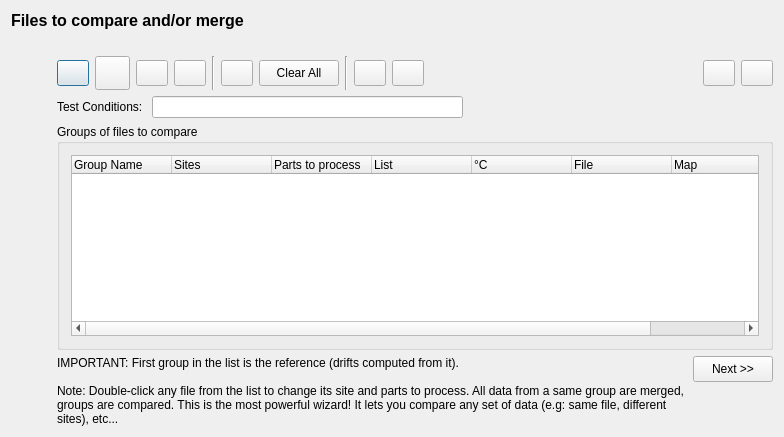
<?xml version="1.0" encoding="UTF-8"?>
<ui version="4.0">
 <class>mixfiles_fileslist_basedialog</class>
 <widget class="QDialog" name="mixfiles_fileslist_basedialog">
  <property name="geometry">
   <rect>
    <x>0</x>
    <y>0</y>
    <width>784</width>
    <height>437</height>
   </rect>
  </property>
  <property name="minimumSize">
   <size>
    <width>0</width>
    <height>0</height>
   </size>
  </property>
  <property name="windowTitle">
   <string>Form1</string>
  </property>
  <property name="windowIcon">
   <iconset resource="gex.qrc">
    <normaloff>:/gex/icons/gex_application_48x48.png</normaloff>:/gex/icons/gex_application_48x48.png</iconset>
  </property>
  <property name="autoFillBackground">
   <bool>true</bool>
  </property>
  <layout class="QGridLayout" name="gridLayout_3">
   <item row="0" column="0" colspan="2">
    <widget class="QLabel" name="TextLabel1">
     <property name="font">
      <font>
       <family>Ms Sans Serif</family>
       <pointsize>12</pointsize>
       <weight>75</weight>
       <bold>true</bold>
      </font>
     </property>
     <property name="text">
      <string>Files to compare and/or merge</string>
     </property>
     <property name="wordWrap">
      <bool>false</bool>
     </property>
    </widget>
   </item>
   <item row="1" column="0">
    <spacer name="spacer25">
     <property name="orientation">
      <enum>Qt::Vertical</enum>
     </property>
     <property name="sizeType">
      <enum>QSizePolicy::Fixed</enum>
     </property>
     <property name="sizeHint" stdset="0">
      <size>
       <width>20</width>
       <height>20</height>
      </size>
     </property>
    </spacer>
   </item>
   <item row="2" column="0">
    <spacer name="spacer26">
     <property name="orientation">
      <enum>Qt::Horizontal</enum>
     </property>
     <property name="sizeType">
      <enum>QSizePolicy::Fixed</enum>
     </property>
     <property name="sizeHint" stdset="0">
      <size>
       <width>40</width>
       <height>20</height>
      </size>
     </property>
    </spacer>
   </item>
   <item row="2" column="1">
    <layout class="QGridLayout" name="gridLayout_2">
     <item row="0" column="0">
      <layout class="QHBoxLayout" name="hBoxLayoutButton">
       <item>
        <widget class="QPushButton" name="buttonAddFile_2">
         <property name="sizePolicy">
          <sizepolicy hsizetype="Fixed" vsizetype="Fixed">
           <horstretch>0</horstretch>
           <verstretch>0</verstretch>
          </sizepolicy>
         </property>
         <property name="minimumSize">
          <size>
           <width>32</width>
           <height>26</height>
          </size>
         </property>
         <property name="maximumSize">
          <size>
           <width>32</width>
           <height>26</height>
          </size>
         </property>
         <property name="toolTip">
          <string>Create a new Group of files</string>
         </property>
         <property name="text">
          <string/>
         </property>
         <property name="icon">
          <iconset resource="gex.qrc">
           <normaloff>:/gex/icons/group.png</normaloff>:/gex/icons/group.png</iconset>
         </property>
         <property name="iconSize">
          <size>
           <width>32</width>
           <height>32</height>
          </size>
         </property>
        </widget>
       </item>
       <item>
        <widget class="QPushButton" name="buttonTimePeriod">
         <property name="sizePolicy">
          <sizepolicy hsizetype="Fixed" vsizetype="Fixed">
           <horstretch>0</horstretch>
           <verstretch>0</verstretch>
          </sizepolicy>
         </property>
         <property name="minimumSize">
          <size>
           <width>35</width>
           <height>34</height>
          </size>
         </property>
         <property name="maximumSize">
          <size>
           <width>35</width>
           <height>34</height>
          </size>
         </property>
         <property name="toolTip">
          <string>Smart Import (query over a time period and filter criteria: lot name, tester name, etc...)</string>
         </property>
         <property name="text">
          <string/>
         </property>
         <property name="icon">
          <iconset resource="gex.qrc">
           <normaloff>:/gex/icons/file_opendate.png</normaloff>:/gex/icons/file_opendate.png</iconset>
         </property>
         <property name="iconSize">
          <size>
           <width>32</width>
           <height>32</height>
          </size>
         </property>
        </widget>
       </item>
       <item>
        <widget class="QPushButton" name="buttonAddFile">
         <property name="sizePolicy">
          <sizepolicy hsizetype="Fixed" vsizetype="Fixed">
           <horstretch>0</horstretch>
           <verstretch>0</verstretch>
          </sizepolicy>
         </property>
         <property name="minimumSize">
          <size>
           <width>32</width>
           <height>26</height>
          </size>
         </property>
         <property name="maximumSize">
          <size>
           <width>32</width>
           <height>26</height>
          </size>
         </property>
         <property name="toolTip">
          <string>Add files to a group</string>
         </property>
         <property name="text">
          <string/>
         </property>
         <property name="icon">
          <iconset resource="gex.qrc">
           <normaloff>:/gex/icons/file_open.png</normaloff>:/gex/icons/file_open.png</iconset>
         </property>
         <property name="iconSize">
          <size>
           <width>32</width>
           <height>32</height>
          </size>
         </property>
        </widget>
       </item>
       <item>
        <widget class="QPushButton" name="buttonProperties">
         <property name="sizePolicy">
          <sizepolicy hsizetype="Fixed" vsizetype="Fixed">
           <horstretch>0</horstretch>
           <verstretch>0</verstretch>
          </sizepolicy>
         </property>
         <property name="minimumSize">
          <size>
           <width>32</width>
           <height>26</height>
          </size>
         </property>
         <property name="maximumSize">
          <size>
           <width>32</width>
           <height>26</height>
          </size>
         </property>
         <property name="focusPolicy">
          <enum>Qt::NoFocus</enum>
         </property>
         <property name="toolTip">
          <string>Properties: Edit Group / Files properties</string>
         </property>
         <property name="text">
          <string/>
         </property>
         <property name="icon">
          <iconset resource="gex.qrc">
           <normaloff>:/gex/icons/properties.png</normaloff>:/gex/icons/properties.png</iconset>
         </property>
         <property name="iconSize">
          <size>
           <width>32</width>
           <height>32</height>
          </size>
         </property>
        </widget>
       </item>
       <item>
        <widget class="Line" name="Line1">
         <property name="frameShape">
          <enum>QFrame::VLine</enum>
         </property>
         <property name="frameShadow">
          <enum>QFrame::Sunken</enum>
         </property>
        </widget>
       </item>
       <item>
        <widget class="QPushButton" name="buttonRemoveFile">
         <property name="sizePolicy">
          <sizepolicy hsizetype="Fixed" vsizetype="Fixed">
           <horstretch>0</horstretch>
           <verstretch>0</verstretch>
          </sizepolicy>
         </property>
         <property name="minimumSize">
          <size>
           <width>32</width>
           <height>26</height>
          </size>
         </property>
         <property name="maximumSize">
          <size>
           <width>32</width>
           <height>26</height>
          </size>
         </property>
         <property name="toolTip">
          <string>Remove selected files from list</string>
         </property>
         <property name="text">
          <string/>
         </property>
         <property name="icon">
          <iconset resource="gex.qrc">
           <normaloff>:/gex/icons/file_remove.png</normaloff>:/gex/icons/file_remove.png</iconset>
         </property>
         <property name="iconSize">
          <size>
           <width>32</width>
           <height>32</height>
          </size>
         </property>
        </widget>
       </item>
       <item>
        <widget class="QPushButton" name="PushButtonClearAll">
         <property name="sizePolicy">
          <sizepolicy hsizetype="Fixed" vsizetype="Fixed">
           <horstretch>0</horstretch>
           <verstretch>0</verstretch>
          </sizepolicy>
         </property>
         <property name="minimumSize">
          <size>
           <width>80</width>
           <height>26</height>
          </size>
         </property>
         <property name="maximumSize">
          <size>
           <width>80</width>
           <height>26</height>
          </size>
         </property>
         <property name="toolTip">
          <string>Remove ALL files from list</string>
         </property>
         <property name="text">
          <string>Clear All</string>
         </property>
        </widget>
       </item>
       <item>
        <widget class="Line" name="Line2">
         <property name="frameShape">
          <enum>QFrame::VLine</enum>
         </property>
         <property name="frameShadow">
          <enum>QFrame::Sunken</enum>
         </property>
        </widget>
       </item>
       <item>
        <widget class="QPushButton" name="buttonUp">
         <property name="sizePolicy">
          <sizepolicy hsizetype="Fixed" vsizetype="Fixed">
           <horstretch>0</horstretch>
           <verstretch>0</verstretch>
          </sizepolicy>
         </property>
         <property name="minimumSize">
          <size>
           <width>32</width>
           <height>26</height>
          </size>
         </property>
         <property name="maximumSize">
          <size>
           <width>32</width>
           <height>26</height>
          </size>
         </property>
         <property name="toolTip">
          <string>Move selection Up (Reorder)</string>
         </property>
         <property name="text">
          <string/>
         </property>
         <property name="icon">
          <iconset resource="gex.qrc">
           <normaloff>:/gex/icons/arrow_up.png</normaloff>:/gex/icons/arrow_up.png</iconset>
         </property>
         <property name="iconSize">
          <size>
           <width>32</width>
           <height>32</height>
          </size>
         </property>
        </widget>
       </item>
       <item>
        <widget class="QPushButton" name="buttonDown">
         <property name="sizePolicy">
          <sizepolicy hsizetype="Fixed" vsizetype="Fixed">
           <horstretch>0</horstretch>
           <verstretch>0</verstretch>
          </sizepolicy>
         </property>
         <property name="minimumSize">
          <size>
           <width>32</width>
           <height>26</height>
          </size>
         </property>
         <property name="maximumSize">
          <size>
           <width>32</width>
           <height>26</height>
          </size>
         </property>
         <property name="toolTip">
          <string>Move selection Down (Reorder)</string>
         </property>
         <property name="text">
          <string/>
         </property>
         <property name="icon">
          <iconset resource="gex.qrc">
           <normaloff>:/gex/icons/arrow_down.png</normaloff>:/gex/icons/arrow_down.png</iconset>
         </property>
         <property name="iconSize">
          <size>
           <width>32</width>
           <height>32</height>
          </size>
         </property>
        </widget>
       </item>
       <item>
        <spacer name="spacer24">
         <property name="orientation">
          <enum>Qt::Horizontal</enum>
         </property>
         <property name="sizeType">
          <enum>QSizePolicy::Expanding</enum>
         </property>
         <property name="sizeHint" stdset="0">
          <size>
           <width>171</width>
           <height>20</height>
          </size>
         </property>
        </spacer>
       </item>
       <item>
        <widget class="QPushButton" name="buttonLoadDatasetList">
         <property name="sizePolicy">
          <sizepolicy hsizetype="Fixed" vsizetype="Fixed">
           <horstretch>0</horstretch>
           <verstretch>0</verstretch>
          </sizepolicy>
         </property>
         <property name="minimumSize">
          <size>
           <width>32</width>
           <height>26</height>
          </size>
         </property>
         <property name="maximumSize">
          <size>
           <width>32</width>
           <height>26</height>
          </size>
         </property>
         <property name="toolTip">
          <string>Load List of files from disk (script file)</string>
         </property>
         <property name="text">
          <string/>
         </property>
         <property name="icon">
          <iconset resource="gex.qrc">
           <normaloff>:/gex/icons/filelist_open.png</normaloff>:/gex/icons/filelist_open.png</iconset>
         </property>
         <property name="iconSize">
          <size>
           <width>32</width>
           <height>32</height>
          </size>
         </property>
        </widget>
       </item>
       <item>
        <widget class="QPushButton" name="buttonSaveDatasetList">
         <property name="sizePolicy">
          <sizepolicy hsizetype="Fixed" vsizetype="Fixed">
           <horstretch>0</horstretch>
           <verstretch>0</verstretch>
          </sizepolicy>
         </property>
         <property name="minimumSize">
          <size>
           <width>32</width>
           <height>26</height>
          </size>
         </property>
         <property name="maximumSize">
          <size>
           <width>32</width>
           <height>26</height>
          </size>
         </property>
         <property name="toolTip">
          <string>Save List of Files to disk (script file)...</string>
         </property>
         <property name="text">
          <string/>
         </property>
         <property name="icon">
          <iconset resource="gex.qrc">
           <normaloff>:/gex/icons/file_save.png</normaloff>:/gex/icons/file_save.png</iconset>
         </property>
         <property name="iconSize">
          <size>
           <width>32</width>
           <height>32</height>
          </size>
         </property>
        </widget>
       </item>
      </layout>
     </item>
     <item row="1" column="0">
      <layout class="QHBoxLayout" name="horizontalLayout">
       <item>
        <widget class="QLabel" name="m_poCompareGroupLabel">
         <property name="text">
          <string>Test Conditions: </string>
         </property>
        </widget>
       </item>
       <item>
        <widget class="QLineEdit" name="m_poCompareGroupCondition"/>
       </item>
       <item>
        <spacer name="horizontalSpacer">
         <property name="orientation">
          <enum>Qt::Horizontal</enum>
         </property>
         <property name="sizeHint" stdset="0">
          <size>
           <width>40</width>
           <height>20</height>
          </size>
         </property>
        </spacer>
       </item>
      </layout>
     </item>
     <item row="2" column="0">
      <widget class="QGroupBox" name="groupBox">
       <property name="title">
        <string>Groups of files to compare</string>
       </property>
       <layout class="QGridLayout" name="gridLayout">
        <item row="0" column="0">
         <widget class="QTreeWidget" name="treeWidget">
          <property name="contextMenuPolicy">
           <enum>Qt::CustomContextMenu</enum>
          </property>
          <property name="selectionMode">
           <enum>QAbstractItemView::ExtendedSelection</enum>
          </property>
          <property name="rootIsDecorated">
           <bool>true</bool>
          </property>
          <property name="allColumnsShowFocus">
           <bool>true</bool>
          </property>
          <property name="expandsOnDoubleClick">
           <bool>false</bool>
          </property>
          <column>
           <property name="text">
            <string>Group Name</string>
           </property>
          </column>
          <column>
           <property name="text">
            <string>Sites</string>
           </property>
          </column>
          <column>
           <property name="text">
            <string>Parts to process</string>
           </property>
          </column>
          <column>
           <property name="text">
            <string>List</string>
           </property>
          </column>
          <column>
           <property name="text">
            <string>°C</string>
           </property>
          </column>
          <column>
           <property name="text">
            <string>File</string>
           </property>
          </column>
          <column>
           <property name="text">
            <string>Map</string>
           </property>
          </column>
          <column>
           <property name="text">
            <string>Wafer ID</string>
           </property>
          </column>
         </widget>
        </item>
       </layout>
      </widget>
     </item>
     <item row="3" column="0">
      <layout class="QGridLayout" name="gridLayoutBottom">
       <item row="0" column="0" rowspan="2">
        <widget class="QLabel" name="TextLabel1_2">
         <property name="text">
          <string>IMPORTANT: First group in the list is the reference (drifts computed from it).

Note: Double-click any file from the list to change its site and parts to process. All data from a same group are merged, groups are compared. This is the most powerful wizard! It lets you compare any set of data (e.g: same file, different sites), etc...</string>
         </property>
         <property name="alignment">
          <set>Qt::AlignLeading|Qt::AlignLeft|Qt::AlignTop</set>
         </property>
         <property name="wordWrap">
          <bool>true</bool>
         </property>
        </widget>
       </item>
       <item row="0" column="1">
        <widget class="QPushButton" name="buttonSettings">
         <property name="sizePolicy">
          <sizepolicy hsizetype="Fixed" vsizetype="Fixed">
           <horstretch>0</horstretch>
           <verstretch>0</verstretch>
          </sizepolicy>
         </property>
         <property name="minimumSize">
          <size>
           <width>80</width>
           <height>26</height>
          </size>
         </property>
         <property name="maximumSize">
          <size>
           <width>80</width>
           <height>26</height>
          </size>
         </property>
         <property name="toolTip">
          <string>Report Settings: Lets you select the tables and charts to create...</string>
         </property>
         <property name="text">
          <string>Next &gt;&gt;</string>
         </property>
        </widget>
       </item>
       <item row="1" column="1">
        <spacer name="spacer23">
         <property name="orientation">
          <enum>Qt::Vertical</enum>
         </property>
         <property name="sizeType">
          <enum>QSizePolicy::Minimum</enum>
         </property>
         <property name="sizeHint" stdset="0">
          <size>
           <width>20</width>
           <height>40</height>
          </size>
         </property>
        </spacer>
       </item>
      </layout>
     </item>
    </layout>
   </item>
  </layout>
 </widget>
 <layoutdefault spacing="6" margin="11"/>
 <resources>
  <include location="gex.qrc"/>
 </resources>
 <connections/>
</ui>
